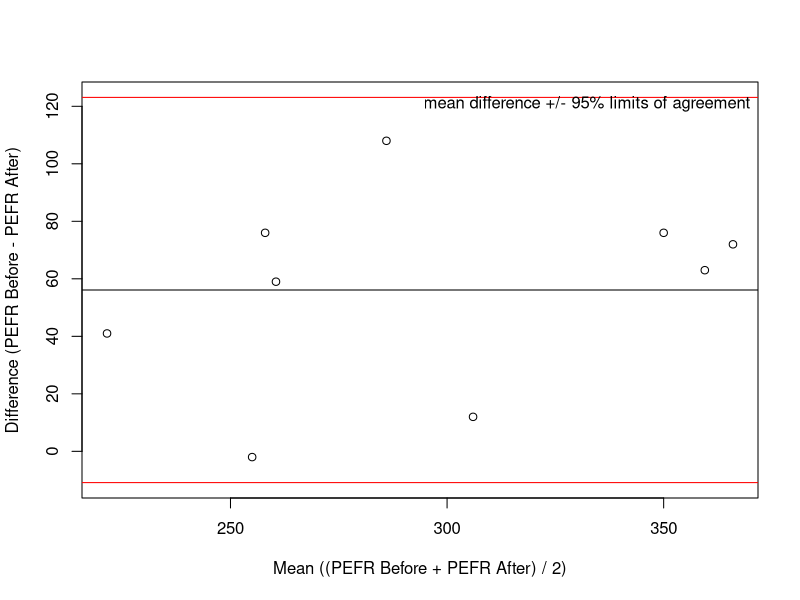

Write R code to recreate this figure.
# Paired t test: the StatsDirect help example (peak expiratory flow rate before
# and after a walk on a cold day in 9 asthmatics) in R
before <- c(312, 242, 340, 388, 296, 254, 391, 402, 290)
after <- c(300, 201, 232, 312, 220, 256, 328, 330, 231)

# R's standard test gives t, df, the two sided P and the confidence interval for
# the mean difference, as StatsDirect reports them.
r <- t.test(before, after, paired = TRUE)
print(r)

# The report's other lines, to 6 decimal places
six <- function(x) formatC(x, digits = 6, format = "f", drop0trailing = TRUE)
d <- before - after
n <- length(d)
cat(sprintf("Mean of differences = %s  (n = %d)\n", six(mean(d)), n))
cat("Standard deviation =", six(sd(d)), "  Standard error =", six(sd(d) / sqrt(n)),
    "\n")
cat("95% CI =", six(r$conf.int[1]), "to", six(r$conf.int[2]), "\n")
cat("df =", r$parameter, "  t =", six(r$statistic), "\n")
cat(sprintf("One sided P = %.4f   Two sided P = %.4f\n", r$p.value / 2, r$p.value))

# Power of a two sided test at the 5% level to detect the mean difference and sd
# seen, from the noncentral t distribution; strict = TRUE counts rejections in
# both tails, as StatsDirect does.
pw <- power.t.test(n = n, delta = mean(d), sd = sd(d), sig.level = 0.05,
                   type = "paired", strict = TRUE)
cat(sprintf("Power (for 5%% significance) = %.2f%%\n", 100 * pw$power))

# StatsDirect's agreement analysis option adds the 95% limits of agreement of
# Bland and Altman: the mean difference plus or minus 1.96 standard deviations.
loa <- mean(d) + c(-1, 1) * qnorm(0.975) * sd(d)
cat("95% Limits of agreement =", six(loa[1]), "to", six(loa[2]), "\n")

# The agreement plot that follows in the report: each difference against the mean
# of its pair, with the mean difference (black) and the limits of agreement (red)
plot((before + after) / 2, d, xlab = "Mean ((PEFR Before + PEFR After) / 2)",
     ylab = "Difference (PEFR Before - PEFR After)", ylim = range(d, loa))
abline(h = mean(d))
abline(h = loa, col = "red")
legend("topright", "mean difference +/- 95% limits of agreement", bty = "n")
